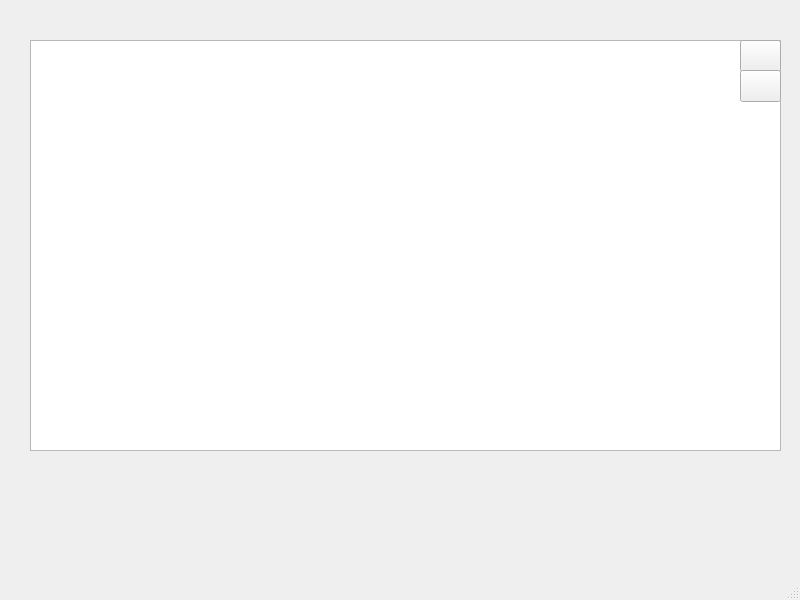
<?xml version="1.0" encoding="UTF-8"?>
<ui version="4.0">
 <class>MainWindow</class>
 <widget class="QMainWindow" name="MainWindow">
  <property name="geometry">
   <rect>
    <x>0</x>
    <y>0</y>
    <width>800</width>
    <height>600</height>
   </rect>
  </property>
  <property name="windowTitle">
   <string>MainWindow</string>
  </property>
  <widget class="QWidget" name="centralwidget">
   <widget class="QTableView" name="table_of_pictures">
    <property name="geometry">
     <rect>
      <x>30</x>
      <y>40</y>
      <width>751</width>
      <height>411</height>
     </rect>
    </property>
   </widget>
   <widget class="QPushButton" name="btn_change">
    <property name="geometry">
     <rect>
      <x>740</x>
      <y>40</y>
      <width>41</width>
      <height>32</height>
     </rect>
    </property>
    <property name="text">
     <string/>
    </property>
   </widget>
   <widget class="QPushButton" name="btn_get_pictures">
    <property name="geometry">
     <rect>
      <x>740</x>
      <y>70</y>
      <width>41</width>
      <height>32</height>
     </rect>
    </property>
    <property name="text">
     <string/>
    </property>
   </widget>
  </widget>
  <widget class="QMenuBar" name="menubar">
   <property name="geometry">
    <rect>
     <x>0</x>
     <y>0</y>
     <width>800</width>
     <height>22</height>
    </rect>
   </property>
  </widget>
  <widget class="QStatusBar" name="statusbar"/>
 </widget>
 <resources/>
 <connections/>
</ui>
